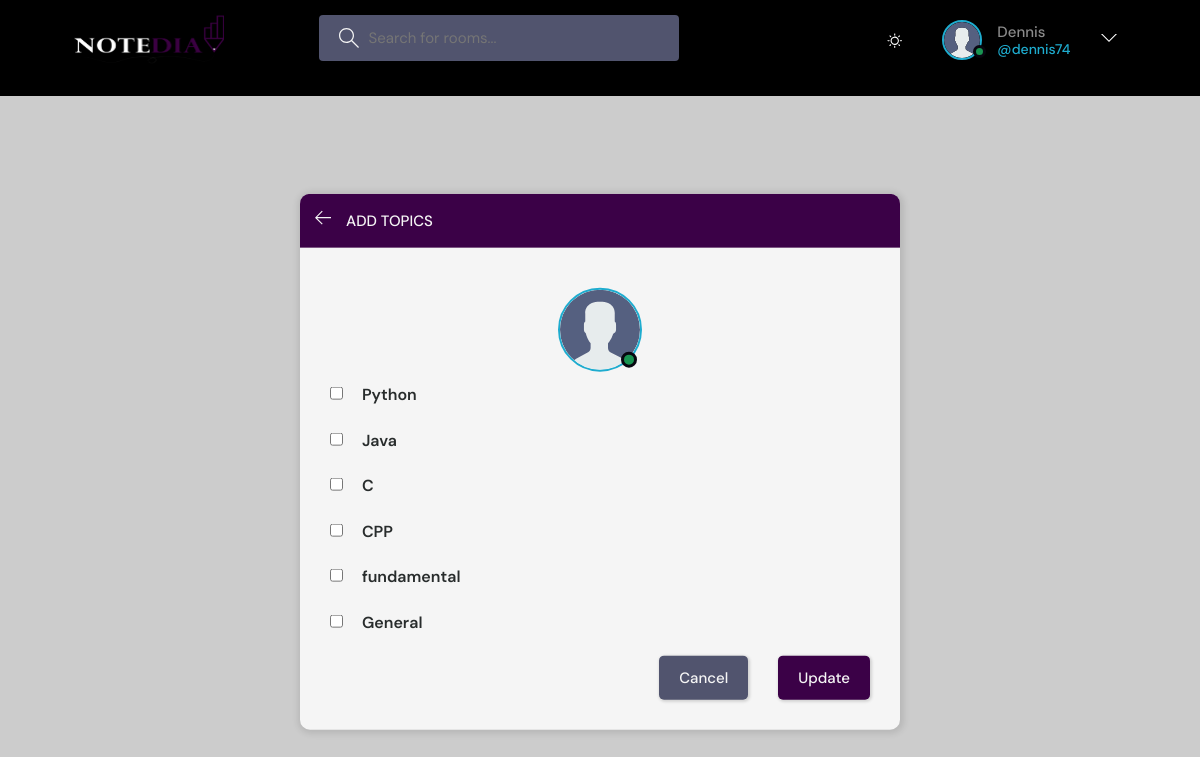
The page /User-Topics/ (signed in) on the database its author committed.
### base/models.py (models this page shows, shortened)
class User(AbstractUser):
    name =models.CharField(max_length=200,null=True)
    email =models.EmailField(unique=True,null=True)
    bio =models.TextField(null=True)
    avatar =models.ImageField(null=True,default="avatar.svg")
    isProfessor =models.BooleanField(default=False)
    major =models.CharField(max_length=70,
                            choices=[('Computer Science','Computer Science'),
                                     ('Computer Information Systems','Computer Information Systems'),
                                     ('Bussiness Information Technology','Bussiness Information Technology'),
                                     ('Artifical Intelligence','Artifical Intelligence'),
                                     ('Data Science','Data Science'),
                                     ('CyberSecurity','CyberSecurity'),
                                     ('Computer Engineering','Computer Engineering'),
                                     ('Software Engineering','Software Engineering'),],null=True)
    topic = models.ManyToManyField(Topic, through="UserTopic",limit_choices_to={'majors': major})
    USERNAME_FIELD ='email'
    REQUIRED_FIELDS =[]

class Topic(models.Model):
    name = models.CharField(max_length=200)
    MAJOR_CHOICES = [
        ('Computer Science','Computer Science'),
        ('Computer Information Systems','Computer Information Systems'),
        ('Bussiness Information Technology','Bussiness Information Technology'),
        ('Artifical Intelligence','Artifical Intelligence'),
        ('Data Science','Data Science'),
        ('CyberSecurity','CyberSecurity'),
        ('Computer Engineering','Computer Engineering'),
        ('Software Engineering','Software Engineering'),
    ]
    majors = MultiSelectField(max_length=200, choices=MAJOR_CHOICES,null=True)

### base/views.py (the view)
# urls.py: path('User-Topics/',views.choose_topics,name="user-topics"),
@login_required(login_url='login')
def choose_topics(request):
    user=User.objects.get(id=request.user.id)
    user_major = user.major
    topics = Topic.objects.filter(majors__contains=user_major)
    if request.method == 'POST':
        user.topic.clear()
        choosen_topics=request.POST.getlist('topics')
        user.topic.set(choosen_topics)
        user.save()
        return redirect('home')
    context = {'topics': topics, 'user_major': user_major}
    return render(request, 'base/add_topics.html', context)

### base/templates/base/add_topics.html (shortened to what this page needs)
{% extends 'main.html' %}
{% block content %}
    <main class="create-room layout">
      <div class="container">
        <div class="layout__box add-topics">
          <div class="layout__boxHeader">
            <div class="layout__boxTitle">
              <a href="{% url 'home' %}">
                <svg
                  version="1.1"
                  xmlns="http://www.w3.org/2000/svg"
                  width="32"
                  height="32"
                  viewBox="0 0 32 32"
                >
                  <title>arrow-left</title>
                  <path
                    d="M13.723 2.286l-13.723 13.714 13.719 13.714 1.616-1.611-10.96-10.96h27.625v-2.286h-27.625l10.965-10.965-1.616-1.607z"
                  ></path>
                </svg>
              </a>
              <h3>Add Topics</h3>
            </div>
          </div>
          <div class="settings layout__body">
            <div class="settings__avatar">
              <div class="avatar avatar--large active">
                <img src="{{user.avatar.url}}" id="preview-avatar" />
              </div>
            </div>
            <form class="form" action="" method="POST" enctype="multipart/form-data">
              {% for topic in topics %}
              <div class="form__group">
                  <label for="{{ topic.name }}">
                      <input type="checkbox" id="{{ topic.name }}" name="topics" value="{{ topic.id }}">
                      {{ topic.name }}
                  </label>
              </div>
              {% endfor %}
              <div class="form__action">
                <a class="btn btn--dark" href="{% url 'update-user'%}">Cancel</a>
                <button class="btn btn--main" type="submit">Update</button>
              </div>
            </form>
          </div>
        </div>
      </div>
    </main>
    {% endblock content %}

### templates/navbar.html (shortened to what this page needs)
{% load static %}
<header class="header header--loggedIn visible" id="header">
    <div class="container">
      <a href="{% url 'home' %}" class="header__logo">
        <img src="{% static 'images/logo_png_3_neeeee.png' %}" style="width:150px; height:50px; padding:0"/>
      </a>
      <form class="header__search" method="GET" action="{% url 'home' %}">
        <label>
          <input name="q" placeholder="Search for rooms..." />
        </label>
      </form>
      <nav class="header__menu">
        <button id="toggle-theme" class="btn btn--main theme--toggle">
        </button>
        {% if request.user.is_authenticated %}
        <div class="header__user">
          <a href="{% url 'user-profile' user.id %}">
            <div class="avatar avatar--medium active">
              <img src="{{request.user.avatar.url}}" />
            </div>
            <p>{{request.user.name}} <span>@{{request.user.username}}</span></p>
          </a>
          <button class="dropdown-button">
            <svg version="1.1" xmlns="http://www.w3.org/2000/svg" width="32" height="32" viewBox="0 0 32 32">
              <title>chevron-down</title>
              <path d="M16 21l-13-13h-3l16 16 16-16h-3l-13 13z"></path>
            </svg>
          </button>
        </div>
        {% else %}
             <a href="{% url 'login' %}">
                <img src="{% static 'images/avatar.svg' %}" />
                 <p>Login</p>
             </a>
        {% endif %}
      </nav>
    </div>
  </header>

### rows shown on the page
User: user.avatar (placeholder picture), user.name "Dennis", user.username "dennis74", avatar (placeholder picture)
Topic: name "Python"
Topic: name "Java"
Topic: name "C"
Topic: name "CPP"
Topic: name "fundamental"
Topic: name "General"
